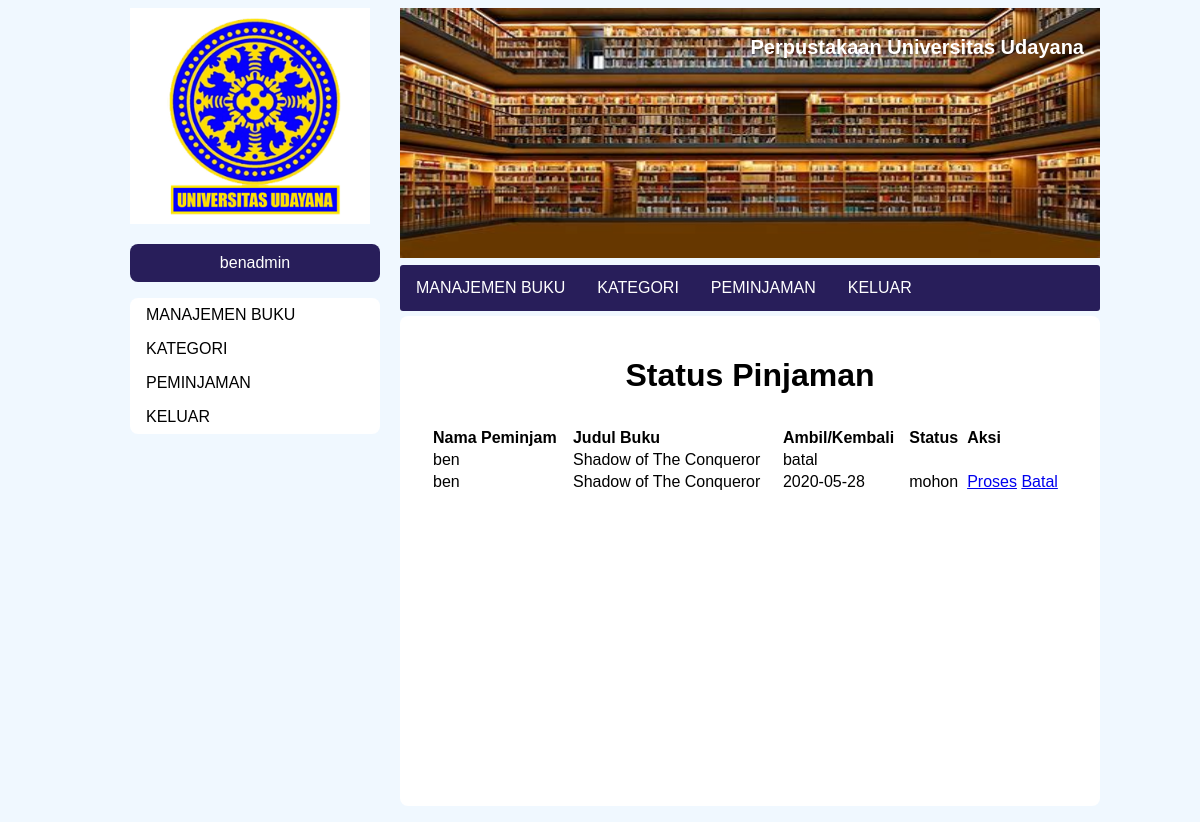
The app's page /peminjaman-admin.php (signed in) with its own data.
### tables this page shows
CREATE TABLE `pinjaman` (
  `id_pinjam` int(11) NOT NULL,
  `id_buku` int(11) NOT NULL,
  `id_user` int(11) NOT NULL,
  `tgl_ambil` date NOT NULL,
  `tgl_kembali` date NOT NULL,
  `status` enum('mohon','dipinjam','dikembalikan','batal') NOT NULL DEFAULT 'mohon'
);

CREATE TABLE `user` (
  `id_user` int(11) NOT NULL,
  `user_name` varchar(100) NOT NULL,
  `email` varchar(255) NOT NULL,
  `password` varchar(256) NOT NULL,
  `role` enum('suadmin','user','admin','nonaktif') NOT NULL,
  `picture` varchar(255) NOT NULL
);

CREATE TABLE `buku` (
  `id_buku` int(11) NOT NULL,
  `judul` varchar(100) NOT NULL,
  `tahun` int(11) NOT NULL,
  `penulis` varchar(100) NOT NULL,
  `ISBN` varchar(13) NOT NULL,
  `pic` varchar(100) NOT NULL,
  `kategori` varchar(32) NOT NULL,
  `rak` int(11) NOT NULL,
  `stok` int(11) NOT NULL
);

### db-con.php (called while the page is built, shortened)
<?php
class database{
	var $host = "localhost";
	var $username = "root";
	var $password = "";
	var $database = "perpustakaan";
	function __construct(){
		$this->koneksi = mysqli_connect($this->host, $this->username, $this->password,$this->database);
	}
}
?>

### peminjaman-admin.php (the view, shortened to what this page needs)
<!DOCTYPE html>
<html lang="en">
<head>
    <?php include "style.php"; ?>
    <link rel="stylesheet" href="css/kontak.css">
</head>
<?php
$query = "SELECT * FROM pinjaman INNER JOIN buku INNER JOIN user WHERE pinjaman.id_buku=buku.id_buku AND pinjaman.id_user=user.id_user;"
?>
<body>
    <div id="main-content">
        <?php include 'header-sidebar.php';?>
        <div id="isi">
            <center>
                <h1 style="text-align: center;">Status Pinjaman</h1>
                <table style="text-align: left;padding:10px;width:100%;">
                    <tr>
                        <th>Nama Peminjam</th>
                        <th>Judul Buku</th>
                        <th>Ambil/Kembali</th>
                        <th>Status</th>
                        <th>Aksi</th>
                    </tr>
                    <?php
                    include_once("db-con.php");
                    $database = new database();
                    $result = mysqli_query($database->koneksi,$query);
                    while($pj = mysqli_fetch_assoc($result)){
                        echo "<tr>
                                <td>".$pj['user_name']."</td>
                                <td>".$pj['judul']."</td>";
                        if($pj['status']=='mohon'){
                            echo "<td>".$pj['tgl_ambil']."</td>";
                        }
                        elseif($pj['status']=='dipinjam'){
                            echo "<td>".$pj['tgl_kembali']."</td>";
                        }
                        echo "<td>".$pj['status']."</td>";
                        if($pj['status']=='mohon'){
                            echo "<td><a href=\"proses.php?id_pinjam=".$pj['id_pinjam']."&id_buku=".$pj['id_buku']."\">Proses</a>
                                    <a href=\"batal.php?id=".$pj['id_pinjam']."\">Batal</a></td>";
                        }
                        elseif($pj['status']=='dipinjam'){
                            echo "<td><a href=\"kembali.php?id_pinjam=".$pj['id_pinjam']."&id_buku=".$pj['id_buku']."\">Kembali</a></td>";
                        }
                        echo "</tr>";
                    }
                    ?>
                </table>
            </center>
        </div>
    </div>
</body>
</html>

### style.php (shortened to what this page needs)
<?php
if(!isset($_SESSION['role']))
{
    echo  "<link rel=\"stylesheet\" href=\"css/user.css\">";
}
else
    if($_SESSION['role'] == "suadmin")
        echo  "<link rel=\"stylesheet\" href=\"css/admin.css\">";
    else
        echo  "<link rel=\"stylesheet\" href=\"css/user.css\">";
?>

### header-sidebar.php (shortened to what this page needs)
<div id="atas">
    <img src="gambar/banner.jpg" alt="" style="height: 250px; width: 700px;">
    <p style="color: white; font-weight: bolder;">Perpustakaan Universitas Udayana</p>
</div>
<div id="sidebar">
    <img src="gambar/logo.png" alt="" style="height: auto; width: 240px;">
    <div class="populer">
        <p><?php
        if(isset($_SESSION['is_login'])){
            if($_SESSION['role']=="user")
                echo $_SESSION['nama'];
            elseif($_SESSION['role']=="admin")
                echo $_SESSION['nama'];
            elseif($_SESSION['role']=="suadmin")
                echo "Super Admin";
        }
        else{
            echo "Selamat Datang!";
        }
        ?></p>
    </div>
    <ul>
    <?php
        if(isset($_SESSION['is_login'])){
            if($_SESSION['role'] == "user"){
                echo "<li><a href=\"index.php\">HOME</a></li>
                <li><a href=\"galeri.php\">GALERI</a></li>
                <li><a href=\"tentang.php\">TENTANG</a></li>
                <li><a href=\"kontak.php\">PROFIL</a></li>
                <li><a href=\"peminjaman-user.php\">AKTIVITAS</a></li>
                <li><a href=\"logout.php\">KELUAR</a></li>";
            }
            elseif($_SESSION['role'] == "admin"){
                echo "<li><a href=\"book-management.php\">MANAJEMEN BUKU</a></li>
                <li><a href=\"category.php\">KATEGORI</a></li>
                <li><a href=\"peminjaman-admin.php\">PEMINJAMAN</a></li>
                <li><a href=\"logout.php\">KELUAR</a></li>";
            }
            elseif($_SESSION['role'] == "suadmin"){
                echo "<li><a href=\"admin.php\">ADMIN</a></li>
                <li><a href=\"user.php\">USER</a></li>
                <li><a href=\"stok.php\">STOK</a></li>
                <li><a href=\"logout.php\">KELUAR</a></li>";
            }
        }
        ?>
    </ul>
</div>
<div id="menu">
    <ul>
    <?php
        if(isset($_SESSION['is_login'])){
            if($_SESSION['role'] == "user"){
                echo "<li><a href=\"index.php\">HOME</a></li>
                <li><a href=\"galeri.php\">GALERI</a></li>
                <li><a href=\"tentang.php\">TENTANG</a></li>
                <li><a href=\"kontak.php\">PROFIL</a></li>
                <li><a href=\"peminjaman-user.php\">AKTIVITAS</a></li>
                <li><a href=\"logout.php\">KELUAR</a></li>";
            }
            elseif($_SESSION['role'] == "admin"){
                echo "<li><a href=\"book-management.php\">MANAJEMEN BUKU</a></li>
                <li><a href=\"category.php\">KATEGORI</a></li>
                <li><a href=\"peminjaman-admin.php\">PEMINJAMAN</a></li>
                <li><a href=\"logout.php\">KELUAR</a></li>";
            }
            elseif($_SESSION['role'] == "suadmin"){
                echo "<li><a href=\"admin.php\">ADMIN</a></li>
                <li><a href=\"user.php\">USER</a></li>
                <li><a href=\"stok.php\">STOK</a></li>
                <li><a href=\"logout.php\">KELUAR</a></li>";
            }
        }
        ?>
    </ul>
</div>

### css/user.css (style rules this page uses)
body { background-color: aliceblue; }
#menu ul { background-color: #281e5a; }
.populer { background-color: #281e5a; }

### css/kontak.css (style rules this page uses)
* { font-family: sans-serif; }
#main-content { margin: 0 auto; width: 1000px; height: auto; }
#atas { width: 700px; height: 250px; float: right; position: relative; }
#atas p { position: absolute; color: white; font-size: 20px; top: 8px; right: 16px; }
#sidebar { float: left; width: 300px; height:auto; }
#sidebar img { width: 300px; margin-left: 30px; }
#menu { margin-top: 7px; width: 700px; height:43px; float: right; }
#menu ul { border-radius: 3px; list-style-type: none; margin: 0; padding: 0; overflow: hidden; }
#menu li { float: left; }
#menu li a { display: block; color: white; text-align: center; padding: 14px 16px; text-decoration: none; }
#isi { margin-top: 8px; margin-bottom: 8px; padding: 20px; width: 660px; height: 450px; float: right; background: white; border-radius: 8px; }
.populer p { color: white; padding: 10px; text-align: center; }
#sidebar ul { border-radius: 8px; list-style-type: none; margin: 0; padding: 0; width: 250px; background-color: white; margin-left: 30px; }
#sidebar li a { display: block; color: #000; padding: 8px 16px; text-decoration: none; }
.populer { width: 250px; margin-left: 30px; border-radius: 8px; }

### records on screen
pinjaman: id_user.user_name "ben", id_buku.judul "Shadow of The Conqueror", status "batal"
pinjaman: id_user.user_name "ben", id_buku.judul "Shadow of The Conqueror", tgl_ambil "2020-05-28", status "mohon"

### other values on screen
$_SESSION['nama'] "benadmin"
